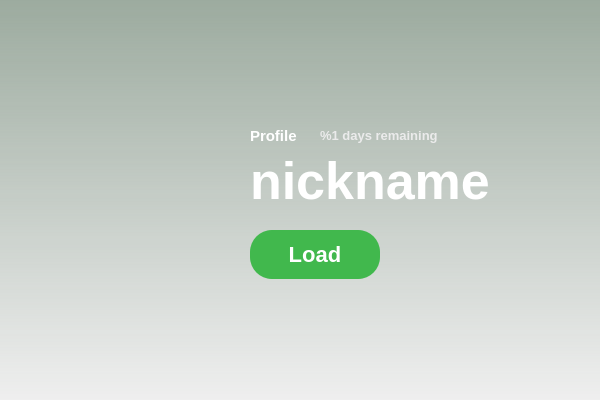
<?xml version="1.0" encoding="UTF-8"?>
<ui version="4.0">
 <class>Home</class>
 <widget class="QWidget" name="Home">
  <property name="geometry">
   <rect>
    <x>0</x>
    <y>0</y>
    <width>600</width>
    <height>400</height>
   </rect>
  </property>
  <property name="windowTitle">
   <string>Home</string>
  </property>
  <property name="autoFillBackground">
   <bool>false</bool>
  </property>
  <property name="styleSheet">
   <string notr="true"/>
  </property>
  <widget class="QFrame" name="frame">
   <property name="geometry">
    <rect>
     <x>0</x>
     <y>0</y>
     <width>601</width>
     <height>401</height>
    </rect>
   </property>
   <property name="styleSheet">
    <string notr="true">QFrame#frame {
background-color: qlineargradient(spread:pad, x1:0.5, y1:0, x2:0.499, y2:1, stop:0 rgba(88, 115, 93, 140), stop:1 rgba(42, 42, 42, 0));
border: 0;
}</string>
   </property>
   <property name="frameShape">
    <enum>QFrame::StyledPanel</enum>
   </property>
   <property name="frameShadow">
    <enum>QFrame::Raised</enum>
   </property>
   <widget class="QLabel" name="labelProfile">
    <property name="geometry">
     <rect>
      <x>250</x>
      <y>120</y>
      <width>61</width>
      <height>31</height>
     </rect>
    </property>
    <property name="font">
     <font>
      <family>Helvetica</family>
      <pointsize>-1</pointsize>
      <weight>87</weight>
      <italic>false</italic>
      <bold>true</bold>
     </font>
    </property>
    <property name="styleSheet">
     <string notr="true">font-family: 'Helvetica';
font-style: normal;
font-weight: 700;
font-size: 15px;
line-height: 15px;
color: white;
background-color: 0;</string>
    </property>
    <property name="text">
     <string>Profile</string>
    </property>
   </widget>
   <widget class="QLabel" name="labelNickname">
    <property name="geometry">
     <rect>
      <x>250</x>
      <y>150</y>
      <width>321</width>
      <height>61</height>
     </rect>
    </property>
    <property name="font">
     <font>
      <family>Helvetica</family>
      <pointsize>-1</pointsize>
      <weight>87</weight>
      <italic>false</italic>
      <bold>true</bold>
     </font>
    </property>
    <property name="styleSheet">
     <string notr="true">font-family: 'Helvetica';
font-style: normal;
font-size: 52px;
line-height: 52px;
color: white;
background-color: 0;</string>
    </property>
    <property name="text">
     <string>nickname</string>
    </property>
   </widget>
   <widget class="QLabel" name="avatar">
    <property name="geometry">
     <rect>
      <x>40</x>
      <y>100</y>
      <width>191</width>
      <height>191</height>
     </rect>
    </property>
    <property name="text">
     <string/>
    </property>
    <property name="pixmap">
     <pixmap resource="../rc/app.qrc">:/images/avatar.png</pixmap>
    </property>
   </widget>
   <widget class="QLabel" name="labelDaysRemaining">
    <property name="geometry">
     <rect>
      <x>320</x>
      <y>120</y>
      <width>131</width>
      <height>31</height>
     </rect>
    </property>
    <property name="font">
     <font>
      <family>Helvetica</family>
      <pointsize>-1</pointsize>
      <weight>87</weight>
      <italic>false</italic>
      <bold>true</bold>
     </font>
    </property>
    <property name="styleSheet">
     <string notr="true">font-family: 'Helvetica';
font-style: normal;
font-weight: 700;
font-size: 13px;
line-height: 13px;
color: rgb(235, 235, 235);
background-color: 0;</string>
    </property>
    <property name="text">
     <string>%1 days remaining</string>
    </property>
   </widget>
   <widget class="QPushButton" name="buttonLoad">
    <property name="geometry">
     <rect>
      <x>250</x>
      <y>230</y>
      <width>130</width>
      <height>49</height>
     </rect>
    </property>
    <property name="sizePolicy">
     <sizepolicy hsizetype="Fixed" vsizetype="Minimum">
      <horstretch>0</horstretch>
      <verstretch>0</verstretch>
     </sizepolicy>
    </property>
    <property name="minimumSize">
     <size>
      <width>130</width>
      <height>45</height>
     </size>
    </property>
    <property name="styleSheet">
     <string notr="true">QPushButton {
	font-family: 'Roboto';
	font-style: normal;
	font-weight: 700;
	font-size: 22px;
	line-height: 22px;
	border-radius: 22px;
	color: white;
	background-color: rgb(65, 184, 77);
}
QPushButton:hover {
	background-color: rgb(60, 177, 72);
}</string>
    </property>
    <property name="text">
     <string>Load</string>
    </property>
   </widget>
  </widget>
 </widget>
 <resources>
  <include location="../rc/app.qrc"/>
 </resources>
 <connections/>
</ui>
